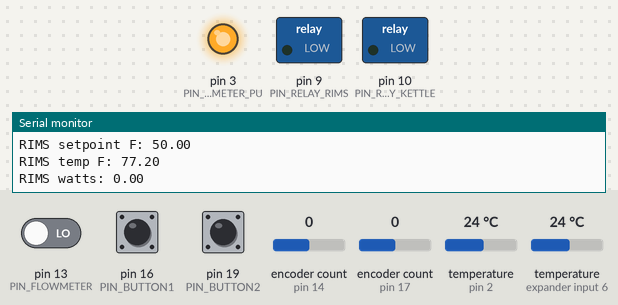
Bench run of a sketch on a simulated Arduino Uno, built with avr-gcc and run on an emulated ATmega328P. Parts: switched loads named in the sketch (green lamp = pin HIGH), output pins drawn as LEDs (lit = HIGH), the last lines printed to the serial monitor. Dashed ring = blinking. Inputs (shaded band) come from the test bench; at power-on: encoder count (sensors on pin 17, pin 14) 0, pin 13 (PIN_FLOWMETER) LOW, pin 16 (PIN_BUTTON1) HIGH, pin 19 (PIN_BUTTON2) HIGH, temperature (sensors on pin 2, expander input 6) 24 °C.

Above: at 1.3 s.
1.4 s: encoder count (sensor on pin 17) set to 4
4.4 s: encoder count (sensor on pin 17) set to 8
At 10.8 s:
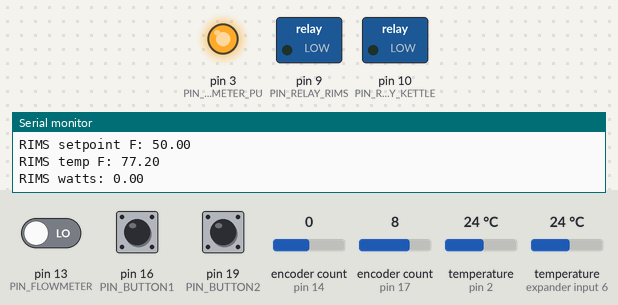
Timing chart, 0 to 13.4 s (numbered marks = the images above; inputs shaded):
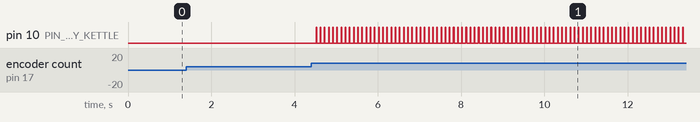

Measured:
- after the input at 4.4 s, pin 10 (PIN_RELAY_KETTLE): alternates HIGH for 0.01 s and LOW for 0.09 s, starting after 0.12 s

The sketch:

brewcart_v1.ino
```cpp
#include <SoftwareSerial.h>
#include <TimerOne.h>
#include <ClickEncoder.h>
#include <OneWire.h>
#include <DallasTemperature.h>

// Pin defs
int PIN_ENC1_A  = 14;
int PIN_ENC1_B  = 15;
int PIN_BUTTON1 = 16;
int PIN_ENC2_A  = 17;
int PIN_ENC2_B  = 18;
int PIN_BUTTON2 = 19;

int PIN_FLOWMETER = 13;
int PIN_THERMOMETER = 2;
int PIN_THERMOMETER_PU = 3;

int PIN_RELAY_RIMS = 9;
int PIN_RELAY_KETTLE = 10;

int PIN_LCD_TX = 8;
int PIN_LCD_RX = 7;// Not used, but need for softserial initialization

// Rotary encoder handles
ClickEncoder *encoder1;
ClickEncoder *encoder2;

// Thermometer addresses for RIMS temp sensor and mash tun temp sensor
DeviceAddress ADDR_RIMS_THERMO = { 0x28, 0xFF, 0x7D, 0x40, 0xA0, 0x16, 0x03, 0x7B };
DeviceAddress ADDR_MT_THERMO = { 0x28, 0xFF, 0x5A, 0x5E, 0xA0, 0x16, 0x03, 0xFF };
const float RIMS_THERMO_OFFSET_F = 2.0;
const float MT_THERMO_OFFSET_F = 2.0;


// Globals for measured temps
float tempF_RIMS = 0.0;
float tempF_MT = 0.0;

// OneWire/Thermometer handles
OneWire oneWire(PIN_THERMOMETER);
DallasTemperature thermometers(&oneWire);

// KETTLE WATTAGE CONTROL
const float STEP_WATTS = 50.0;
const float PWM_PERIOD_MS = 100.0;
const float KETTLE_MAX_WATTS = 3000.0;
const float KETTLE_TOTAL_WATTS = 3000.0;
float kettle_watts = 0.0;
int kettle_dutycycle_ms = 0;
void setKettleWatts ( float watts )
{
  kettle_watts = constrain(watts, 0.f, KETTLE_MAX_WATTS);
  kettle_dutycycle_ms = (int) ( kettle_watts / KETTLE_TOTAL_WATTS * PWM_PERIOD_MS );
}

// RIMS WATTAGE CONTROL
const float RIMS_MIN_DWATTS = -25.0;
const float RIMS_MAX_DWATTS = 5.0;
const float RIMS_MAX_WATTS = 2000.0;
const float RIMS_TOTAL_WATTS = 2000.0;
float rims_watts = 0.0;
int rims_dutycycle_ms = 0;
void setRIMSWatts ( float watts )
{
  rims_watts = constrain(watts, 0.f, RIMS_MAX_WATTS);
  rims_dutycycle_ms = (int) ( rims_watts / RIMS_TOTAL_WATTS * PWM_PERIOD_MS );
}

// Helper conversion functions
float degF2degC( float degF ){return (degF-32.0)/1.8;}
float degC2degF( float degC ){return degC*1.8+32.0;}

// RIMS TEMPERATURE SET POINT
const float RIMS_SETPOINT_MIN_F = 50.0;
const float RIMS_SETPOINT_MAX_F = 185.0;
float rims_setpoint_f = RIMS_SETPOINT_MIN_F;
void setRIMStempF( float tempF )
{
  rims_setpoint_f = constrain(tempF, RIMS_SETPOINT_MIN_F, RIMS_SETPOINT_MAX_F);
}

// PWM CONTROL
// Should be called once every ms using an ISR
int pwm_counter_ms = 0;
int pwm_top_ms = (int)PWM_PERIOD_MS;
void service_pwm()
{
  if( pwm_counter_ms >= rims_dutycycle_ms )
  {
    digitalWrite( PIN_RELAY_RIMS, LOW);
  }else
  {
    digitalWrite( PIN_RELAY_RIMS, HIGH);
  }

  if( pwm_counter_ms >= kettle_dutycycle_ms )
  {
    digitalWrite( PIN_RELAY_KETTLE, LOW);
  }else
  {
    digitalWrite( PIN_RELAY_KETTLE, HIGH);
  }

  pwm_counter_ms++;
  if( pwm_counter_ms >= pwm_top_ms )
    pwm_counter_ms = 0;

}


// FLOW METER
// For 1.5 gallon/min we'd get ~50 pulses per second,
// so calling this service routine every 1ms should be plenty
volatile uint8_t lastflowpinstate=HIGH;
unsigned long millis_lastflowrate=0;
unsigned int pulses=0;
volatile float flowrate_gpm=0.0;
const float LPS_2_GPM = 15.8503; // liters/sec to gal/min conversion
const unsigned long FLOW_UPDATE_INTERVAL_MS = 1000; // Interval to trigger flow rate update from accumlated pulses
const float MIN_RIMS_FLOWRATE_GPM = 0.75; // Minimum acceptable flow rate to keeps RIMS on
void service_flowmeter()
{
  // If it's been > 1 second, calculate and update flow rate
  unsigned long millis_now = millis();
  if( millis_now - millis_lastflowrate > FLOW_UPDATE_INTERVAL_MS )
  {
    flowrate_gpm = ((float)pulses) / ((float) (millis_now - millis_lastflowrate) ) * 1000.0 / 485.0 * LPS_2_GPM;
    pulses = 0;
    millis_lastflowrate = millis_now;
  }

  uint8_t x = digitalRead(PIN_FLOWMETER);
  if (x == lastflowpinstate) {
    return; // nothing changed!
  }
  if (x == HIGH) {
    //low to high transition!
    pulses++;
  }
  lastflowpinstate = x;
}


// TIMER 1 ISR (1000Hz)
void timerIsr() {
  // Service encoders/buttons
  encoder1->service();
  encoder2->service();

  // Service flow meter
  service_flowmeter();

  // Service PWM relay outputs
  service_pwm();
}

// Software serial for LCD display
SoftwareSerial lcdSerial(PIN_LCD_RX, PIN_LCD_TX);

void updateLCD()
{
  Serial.print("\n\n\n\n\n");
  Serial.print("MT temp F: ");Serial.println(tempF_MT);
  Serial.print("Flow rate: ");Serial.println(flowrate_gpm);
  Serial.print("\nKettle Watts: "); Serial.println( kettle_watts );
  Serial.print("\nRIMS setpoint F: "); Serial.println( rims_setpoint_f );
  Serial.print("RIMS temp F: ");Serial.println(tempF_RIMS);
  Serial.print("RIMS watts: ");Serial.println( rims_watts );

  /*char line1[17] = {0};
  char line2[17] = {0};
  sprintf(line1, "abc");
  sprintf(line2, "123");

  lcdSerial.write(254); // move cursor to beginning of first line
  lcdSerial.write(128);
  lcdSerial.write(line1);

  lcdSerial.write(254); // move cursor to beginning of first line
  lcdSerial.write(192);
  lcdSerial.write(line2);
*/
}

void setup() {

  // Debug serial setup
  Serial.begin( 115200 );

  // Encoder/button setup
  encoder1 = new ClickEncoder( PIN_ENC1_A, PIN_ENC1_B, PIN_BUTTON1);
  encoder2 = new ClickEncoder( PIN_ENC2_A, PIN_ENC2_B, PIN_BUTTON2);

  // Enable internal 20k pull-ups for encoder and buttons
  pinMode( PIN_ENC1_A, INPUT); digitalWrite( PIN_ENC1_A, HIGH );
  pinMode( PIN_ENC1_B, INPUT); digitalWrite( PIN_ENC1_B, HIGH );
  pinMode( PIN_ENC2_A, INPUT); digitalWrite( PIN_ENC2_A, HIGH );
  pinMode( PIN_ENC2_B, INPUT); digitalWrite( PIN_ENC2_B, HIGH );
  pinMode( PIN_BUTTON1, INPUT); digitalWrite( PIN_BUTTON1, HIGH );
  pinMode( PIN_BUTTON2, INPUT); digitalWrite( PIN_BUTTON2, HIGH );

  // Thermometer pull-up
  pinMode(PIN_THERMOMETER_PU, OUTPUT);
  digitalWrite(PIN_THERMOMETER_PU, HIGH);
  delay(100);

  // Initialize thermometers and set resolution
  // 10-bit resolution gets 0.25 degC resolution w/ ~200ms sample time
  thermometers.begin();
  thermometers.setResolution(ADDR_RIMS_THERMO, 10);
  thermometers.setResolution(ADDR_MT_THERMO, 10);


  // Flow meter setup
  pinMode(PIN_FLOWMETER, INPUT);

  // LCD setup
  /*lcdSerial.begin(9600);
  delay(500);
  lcdSerial.write(124); // 124 = brightness command
  lcdSerial.write(0x0C); // brightness level (128-157)
  delay(500);
  lcdSerial.write(124); // 124 = brightness command
  lcdSerial.write(130); // brightness level (128-157)
  delay(500);
  lcdSerial.write(254);
  lcdSerial.write(1);*/

  // Relay output setup
  pinMode(PIN_RELAY_RIMS, OUTPUT);
  digitalWrite( PIN_RELAY_RIMS, LOW);
  pinMode(PIN_RELAY_KETTLE, OUTPUT);
  digitalWrite( PIN_RELAY_KETTLE, LOW);

  // Service timer setup
  Timer1.initialize(1000);
  Timer1.attachInterrupt(timerIsr); // timerIsr will be called every 1000us = 1ms

}

// This loop runs the controller as fast as the temp sensor reads will allow
// For the 10-bit temp sensor setting, this will be about every 200ms or 5Hz
int lcdCount = 0;
void loop() {
  // Send command to begin temperature conversion
  thermometers.requestTemperatures();

  // After conversion complete, read temperatures
  tempF_RIMS = degC2degF(thermometers.getTempC(ADDR_RIMS_THERMO)) + RIMS_THERMO_OFFSET_F;
  tempF_MT = degC2degF(thermometers.getTempC(ADDR_MT_THERMO)) + MT_THERMO_OFFSET_F;

  // Set Kettle wattage from encoder
  setKettleWatts ( kettle_watts + ((float)encoder2->getValue())*STEP_WATTS);

  // Set RIMS temp from encoder
  setRIMStempF( rims_setpoint_f + ((float)encoder1->getValue())*0.5 );

  // Simple bang-bang controller for RIMS outlet temp control
  if( tempF_RIMS < rims_setpoint_f && flowrate_gpm > MIN_RIMS_FLOWRATE_GPM )
  {
    setRIMSWatts( RIMS_MAX_WATTS );
  }else
  {
    setRIMSWatts( 0 );
  }

  // Update the LCD display
  lcdCount++;
  if (lcdCount % 4 == 0){updateLCD();}

}
```
